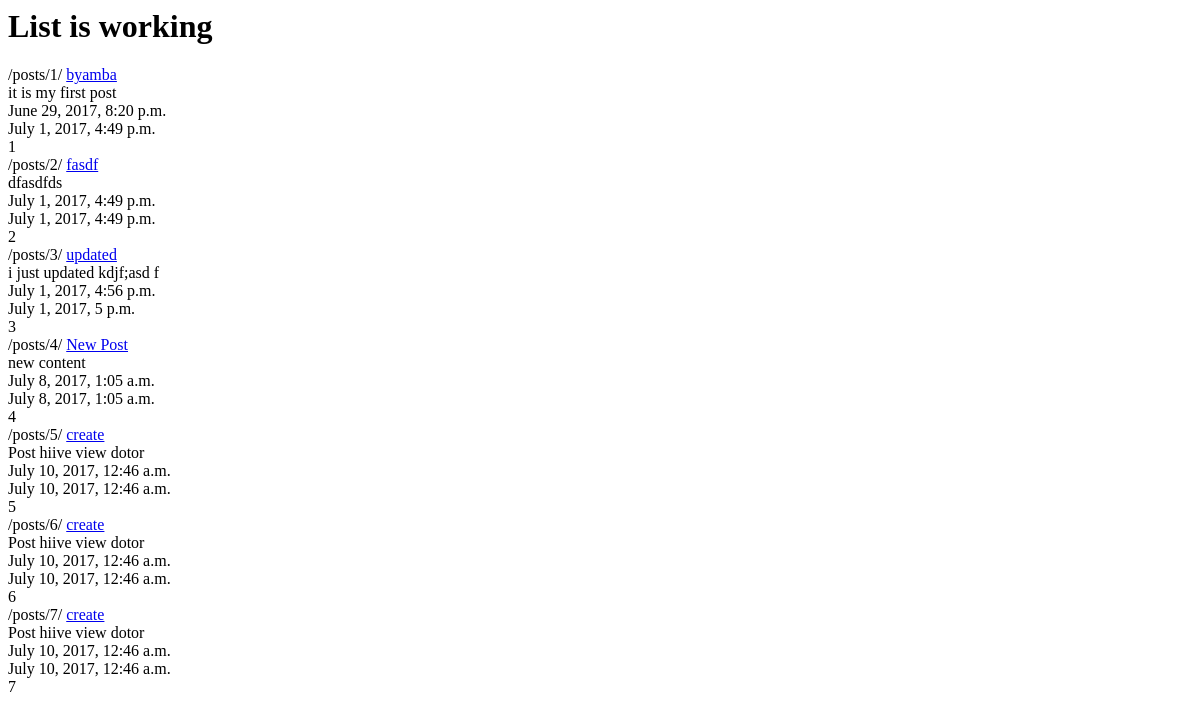
The app's page /posts/, older data.
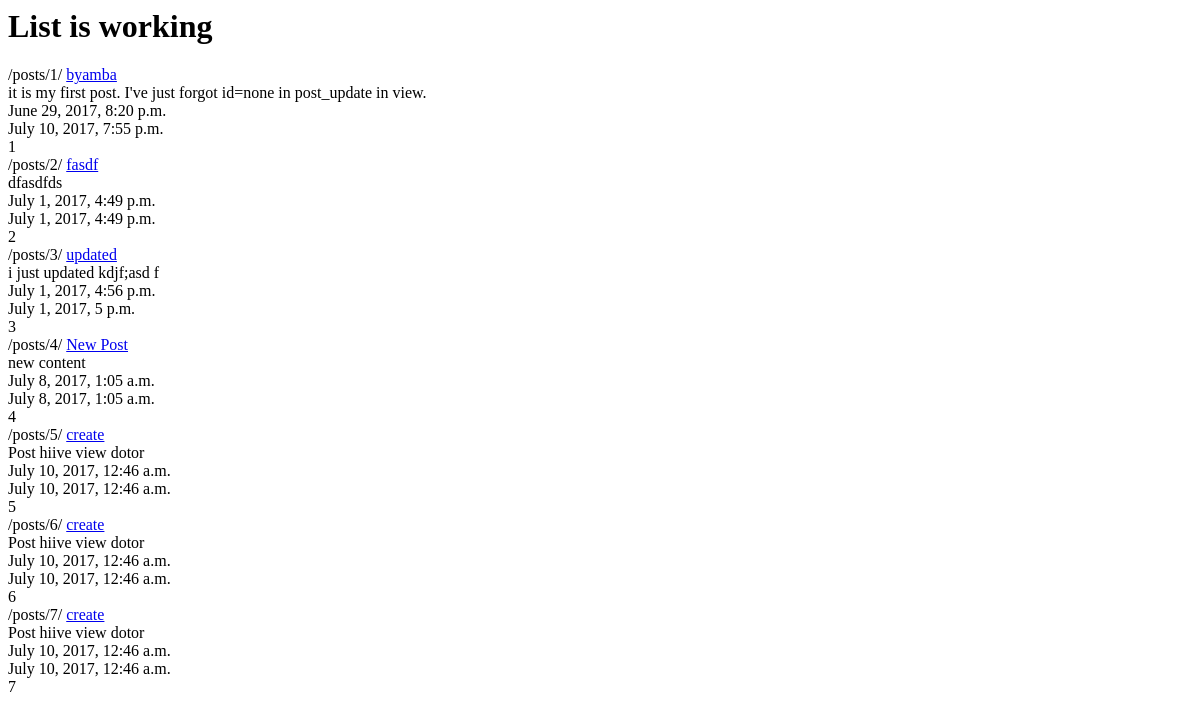
The same page, newer data.
### posts/models.py (models this page shows, shortened)
class Post(models.Model):
    title=models.CharField(max_length=120)
    content=models.TextField()
    updated=models.DateTimeField(auto_now=True, auto_now_add=False)
    timestamp=models.DateTimeField(auto_now=False, auto_now_add=True)
    def get_absolute_url(self):
	    return reverse("posts:detail", kwargs={"id": self.id})

### posts/views.py (the view)
def post_list(request):
	queryset = Post.objects.all()
	context = {
		"object_list": queryset,
		"title": "List"
	}
	return render(request, "index.html", context)

### templates/index.html
<html>
<body>
<h1> {{title}} is working</h1>
{% for k in object_list %}
{% url "posts:detail" id=k.id %}
<a href='{{ k.get_absolute_url }}'>{{k.title}}</a></br>
{{k.content}}</br>
{{k.timestamp}}</br>
{{k.updated}}</br>
{{k.id}}</br>
{% endfor %}
</body>
</html>

Row changes from the older to the newer data that the page shows:
changed Post "/posts/1/": content "it is my first post" → "it is my first post. I've just forgot id=none in post_update in view."; updated "July 1, 2017, 4:49 p.m." → "July 10, 2017, 7:55 p.m."
